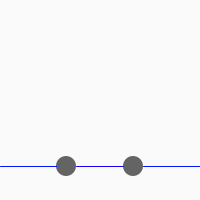
Frame 1 (no input)
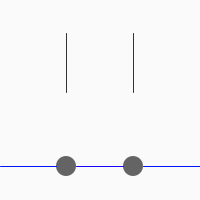
Frame 60 (the mouse pressed at the canvas centre just before this capture)
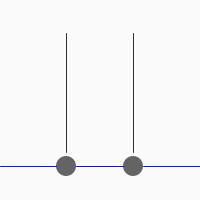
Frame 120 (the mouse held since frame 60 and released just before this capture)

The Processing sketch that drew these frames (run headless with seeded random() and noise(); from frame 60 on, the mouse is pressed at the canvas centre):

// Processing sketch: oscillation_2
// ── oscillation_2.pde
// mass is moveing along x-axis
// properties
float m = 1;                   // all mass is equal to each other
float k = 0.01;                 // spring constant
float K = 0.06;
float x1, x1_ini, x2, x2_ini;  // position
float y;
float v1, v2;                  // velocity
float a1, a2;                  // acceleration
float f1, f2;                  // forces
float dmp = 1;

float rad = 20;                // radius of mass
boolean hov1 = false;           // is mouse on mass1?
boolean drag1 = false;          // is mouse moving mass1?
boolean hov2 = false;         
boolean drag2 = false;

FloatList wave1;
FloatList wave2;

void setup(){
  size(200, 200);
  // initial position of mass
  x1_ini = width * 1/3;
  x2_ini = width * 2/3;
  x1 = x1_ini;
  x2 = x2_ini;
  y = height * 5/6;
  
  wave1 = new FloatList();
  wave2 = new FloatList();
}

void draw(){
  background(250);
  update();
  display();
  
  display_wave();
}

// function to display
void display(){
  push();
  translate(0, y);
  noStroke();
  
  // mass
  if(hov1) fill(150);
  else fill(100);
  ellipse(x1, 0, rad, rad);
  
  if(hov2) fill(150);
  else fill(100);
  ellipse(x2, 0, rad, rad);
  
  // spring
  stroke(20, 0, 250);
  line(x1+rad/2, 0, x2-rad/2, 0);
  stroke(0, 20, 250);
  line(0, 0, x1-rad/2, 0);
  line(x2+rad/2, 0, width, 0);
  pop();
}

void update(){
  update_pos();
  if(!drag1 && !drag2){
    calculate();
  }
}

void calculate(){
  f1 = -(k+K)*(x1-x1_ini) + k*(x2-x2_ini);   // -k*(x1-x1_ini) + k*((x2-x2_ini)-(x1-x1_ini))
  f2 = -(k+K)*(x2-x2_ini) + k*(x1-x1_ini);
  a1 = f1/m;
  a2 = f2/m;
  v1 = (v1+a1)*dmp;
  v2 = (v2+a2)*dmp;
  x1 += v1;
  x2 += v2;
}


void update_pos(){
  
  // hov check
  if(mouseX>x1-rad/2&&mouseX<x1+rad/2&&mouseY>y-rad/2&&mouseY<y+rad/2){
    hov1 = true;
  }
  else if(mouseX>x2-rad/2&&mouseX<x2+rad/2&&mouseY>y-rad/2&&mouseY<y+rad/2){
    hov2 = true;
  }
  else{
    hov1 = false;
    hov2 = false;
  }
  
  // drag check
  if(hov1 && mousePressed){
    drag1 = true;
  }
  else if(hov2 && mousePressed){
    drag2 = true;
  }
  else {
    drag1 = false;
    drag2 = false;
  }
  
  // update position
  if(drag1){
    x1 = mouseX;
  }
  if(drag2){
    x2 = mouseX;
  }
}

void display_wave(){
  // record position into list
  wave1.insert(0, x1);
  wave2.insert(0, x2);
  
  push();
  translate(0, height*1/6);
  noFill();
  stroke(50);
  beginShape();
    for(int i=0; i<wave1.size();i++){
      vertex(wave1.get(i), i);
    }
  endShape();
  
  noFill();
  stroke(50);
  beginShape();
    for(int i=0; i<wave2.size();i++){
      vertex(wave2.get(i), i);
    }
  endShape();
  pop();
  
  
  if(wave1.size()>200){
    for(int n=200; n<wave1.size();n++){
      wave1.remove(n);
    }
  }
  if(wave2.size()>200){
    for(int n=200; n<wave2.size();n++){
      wave2.remove(n);
    }
  }
}

void keyPressed(){
  x1=x1_ini;
  x2=x2_ini;
  v1=0;
  v2=0;
  a1=0;
  a2=0;
}
